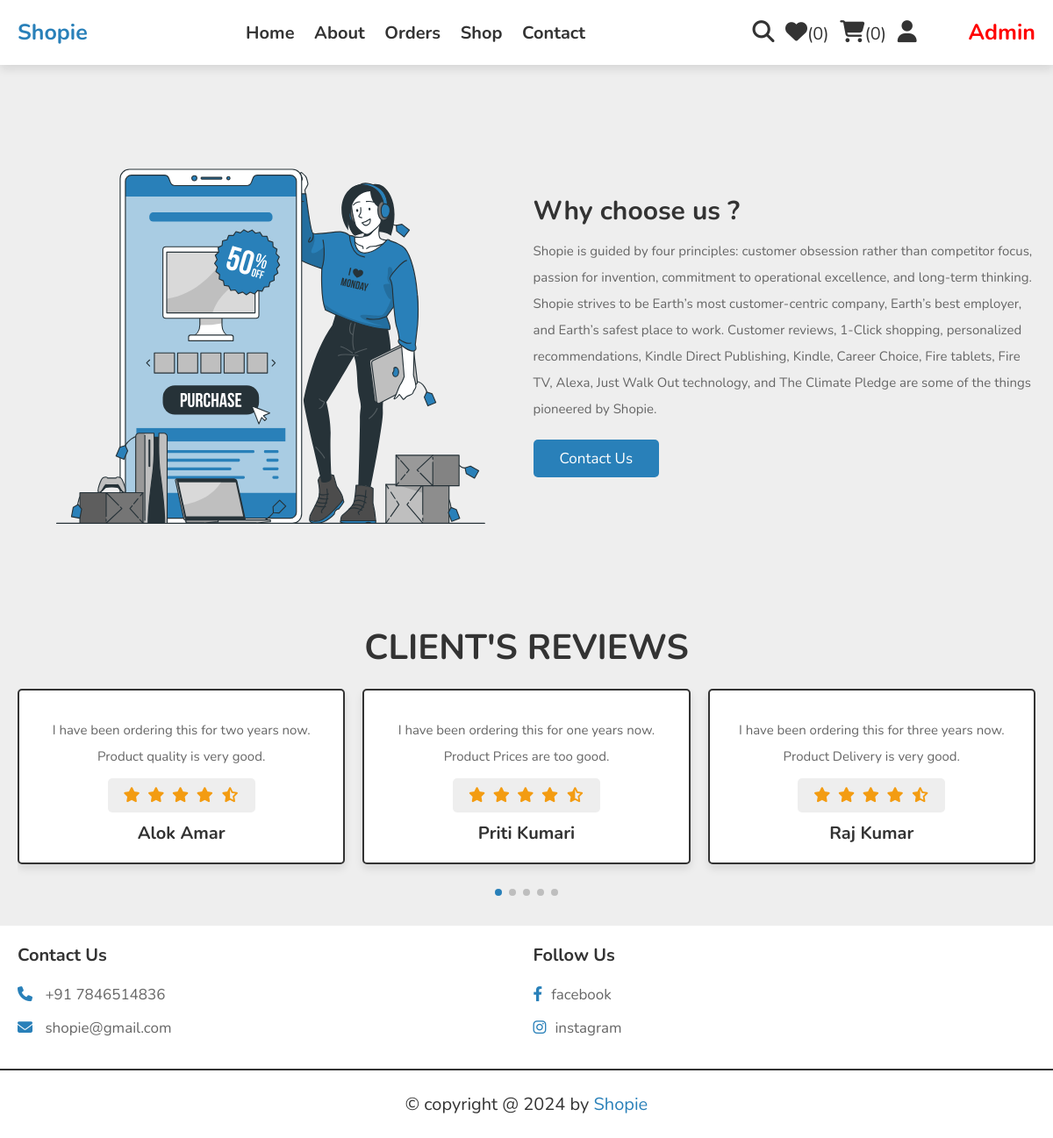
Page /about.php on the committed database.
### tables this page shows
CREATE TABLE `feedback` (
  `id` int(11) NOT NULL,
  `user_id` int(11) NOT NULL,
  `name` varchar(50) NOT NULL,
  `description` varchar(300) NOT NULL
);

### about.php (the view, shortened to what this page needs)
<?php
include 'components/connect.php';
?>
<!DOCTYPE html>
<html lang="en">
<head>
   <link rel="stylesheet" href="https://unpkg.com/swiper@8/swiper-bundle.min.css" />
   <link rel="stylesheet" href="https://cdnjs.cloudflare.com/ajax/libs/font-awesome/6.1.1/css/all.min.css">
   <link rel="stylesheet" href="css/style.css">
</head>
<body>
<?php include 'components/user_header.php'; ?>
<section class="about">
   <div class="row">
      <div class="image">
         <img src="images/about-img.svg" alt="">
      </div>
      <div class="content">
         <h3>Why choose us ?</h3>
         <p>Shopie is guided by four principles: customer obsession rather than competitor focus, passion for invention, commitment to operational excellence, and long-term thinking. Shopie strives to be Earth’s most customer-centric company, Earth’s best employer, and Earth’s safest place to work. Customer reviews, 1-Click shopping, personalized recommendations, Kindle Direct Publishing, Kindle, Career Choice, Fire tablets, Fire TV, Alexa, Just Walk Out technology, and The Climate Pledge are some of the things pioneered by Shopie.</p>
         <a href="contact.php" class="btn">contact us</a>
      </div>
   </div>
</section>
<section class="reviews">
   <h1 class="heading">client's reviews</h1>
   <div class="swiper reviews-slider">
   <div class="swiper-wrapper">
<?php
   $select_feedback = $conn->prepare("SELECT * FROM `feedback`");
   $select_feedback->execute();
   if($select_feedback->rowCount() > 0){
      while($fetch_feedback = $select_feedback->fetch(PDO::FETCH_ASSOC)){
?>
      <div class="swiper-slide slide">
         <p><?= $fetch_feedback['description']; ?></p>
         <div class="stars">
            <i class="fas fa-star"></i>
            <i class="fas fa-star"></i>
            <i class="fas fa-star"></i>
            <i class="fas fa-star"></i>
            <i class="fas fa-star-half-alt"></i>
         </div>
         <h3><?= $fetch_feedback['name']; ?></h3>
      </div>
<?php
      }
   }
?>
   </div>
   <div class="swiper-pagination"></div>
   </div>
</section>
<?php include 'components/footer.php'; ?>
</body>
</html>

### css/style.css (style rules this page uses)
:root { --main-color:#2980b9; --orange:#f39c12; --red:#e74c3c; --black:#333; --white:#fff; --light-color:#666; --light-bg:#eee; --border:.2rem solid var(--black); --box-shadow:0 .5rem 1rem rgba(0,0,0,.1); }
* { font-family: 'Nunito', sans-serif; margin:0; padding:0; box-sizing: border-box; outline: none; border:none; text-decoration: none; }
html { font-size: 62.5%; overflow-x: hidden; }
body { background-color: var(--light-bg); }
section { padding:2rem; max-width: 1200px; margin:0 auto; }
.heading { font-size: 4rem; color:var(--black); margin-bottom: 2rem; text-align: center; text-transform: uppercase; }
.btn, .delete-btn, .option-btn { display: block; width: 100%; margin-top: 1rem; border-radius: .5rem; padding:1rem 3rem; font-size: 1.7rem; text-transform: capitalize; color:var(--white); cursor: pointer; text-align: center; }
.btn { background-color: var(--main-color); }
.about .row { display: flex; align-items: center; flex-wrap: wrap; gap:1.5rem; }
.about .row .image { flex:1 1 40rem; }
.about .row .image img { width: 100%; }
.about .row .content { flex:1 1 40rem; }
.about .row .content h3 { font-size: 3rem; color:var(--black); }
.about .row .content p { line-height: 2; font-size: 1.5rem; color:var(--light-color); padding:1rem 0; }
.about .row .content .btn { display: inline-block; width: auto; }
.reviews .slide { padding:2rem; text-align: center; background-color: var(--white); box-shadow: var(--box-shadow); border-radius: .5rem; border:var(--border); margin-bottom: 5rem; user-select: none; }
.reviews .slide p { padding:1rem 0; line-height: 2; font-size: 1.5rem; color:var(--light-color); }
.reviews .slide .stars { display: inline-block; margin-bottom: 1rem; background-color: var(--light-bg); padding:1rem 1.5rem; border-radius: .5rem; }
.reviews .slide .stars i { margin:0 .3rem; font-size: 1.7rem; color:var(--orange); }
.reviews .slide h3 { font-size: 2rem; color:var(--black); }

### rows in the picture
feedback: description "I have been ordering this for two years now. Product quality is very good.", name "Alok Amar"
feedback: description "I have been ordering this for one years now. Product Prices are too good.", name "Priti Kumari"
feedback: description "I have been ordering this for three years now. Product Delivery is very good.", name "Raj Kumar"

### other values in the picture
$total_wishlist_counts "0"
$total_cart_counts "0"
